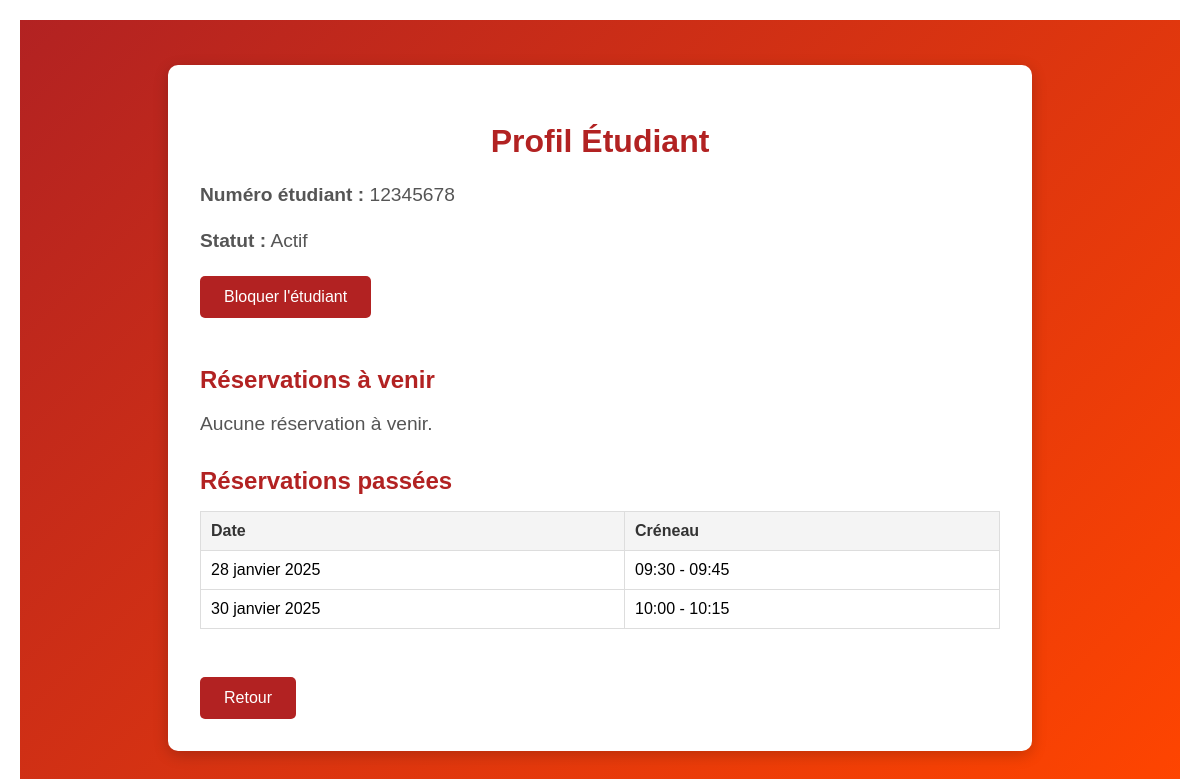
The page /profilEtudiant/12345678/ (signed in) on the database as committed earlier.
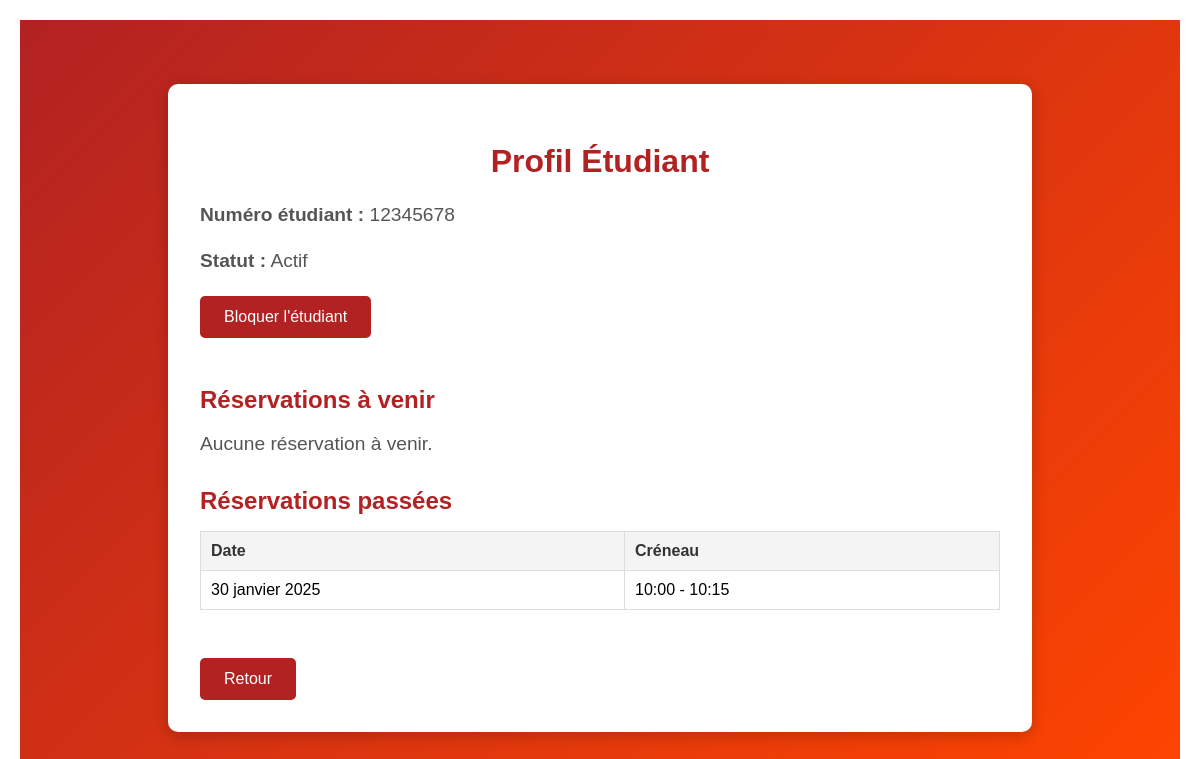
The same page on the database as committed later.
### Reservation/models.py (models this page shows, shortened)
class Reservation(models.Model):
    etudiant = models.ForeignKey('Etudiant', models.DO_NOTHING)
    box_id = models.IntegerField()
    date_field= models.DateField(db_column='date_')
    creneau = models.ForeignKey('Creneau', models.DO_NOTHING)
    admin_field = models.BooleanField(db_column='admin_')
    class Meta:
        managed = False
        db_table = 'Reservation'

class Creneau(models.Model):
    heure_debut = models.TimeField()
    heure_fin = models.TimeField()
    class Meta:
        managed = False
        db_table = 'Creneau'

### Reservation/views.py (the view)
# urls.py: path('profilEtudiant/<str:student_number>/', views.profilEtudiant, name='profilEtudiant'),
def profilEtudiant(request, student_number):
    etudiant = get_object_or_404(Etudiant, num_etudiant=student_number)
    is_admin = request.session.get('is_admin', False)
    current_student = request.session.get('NumEtud', '')
    if not (is_admin or current_student == student_number):
        return render(request, 'erreur.html', {
            'title': 'Accès refusé',
            'error': "Vous n'êtes pas autorisé à consulter ce profil.",
            'action_url': reverse('index'),
        })
    reservations_a_venir = Reservation.objects.filter(
        etudiant=etudiant,
        date_field__gte=timezone.now().date()
    )
    reservations_passees = Reservation.objects.filter(
        etudiant=etudiant,
        date_field__lt=timezone.now().date()
    )
    context = {
        'title': 'Profil Étudiant',
        'student': etudiant,
        'reservations_a_venir': reservations_a_venir,
        'reservations_passees': reservations_passees,
        'is_admin': is_admin,
    }
    return render(request, 'profilEtudiant.html', context)

### Reservation/templates/profilEtudiant.html (shortened to what this page needs)
{% extends 'base.html' %}
{% block content %}
<div class="profile-container">
    <div class="profile-box">
        <h2>Profil Étudiant</h2>
        <p><strong>Numéro étudiant :</strong> {{ student.num_etudiant }}</p>
        <p><strong>Statut :</strong> {% if student.autorise %}Actif{% else %}<span class="blocked">Bloqué</span>{% endif %}</p>
        {% if is_admin %}
            <form action="{% url 'toggleBlockStudent' student.num_etudiant %}" method="post">
                <button type="submit" class="block-button">
                    {% if student.autorise %}Bloquer l'étudiant{% else %}Débloquer l'étudiant{% endif %}
                </button>
            </form>
        {% endif %}
        <div class="section">
            <h3>Réservations à venir</h3>
            {% if reservations_a_venir %}
            <table>
                <thead>
                    <tr>
                        <th>Date</th>
                        <th>Créneau</th>
                    </tr>
                </thead>
                <tbody>
                    {% for reservation in reservations_a_venir %}
                    <tr>
                        <td>{{ reservation.date_field }}</td>
                        <td>{{ reservation.creneau.heure_debut }} - {{ reservation.creneau.heure_fin }}</td>
                    </tr>
                    {% endfor %}
                </tbody>
            </table>
            {% else %}
            <p>Aucune réservation à venir.</p>
            {% endif %}
        </div>
        <div class="section">
            <h3>Réservations passées</h3>
            {% if reservations_passees %}
            <table>
                <thead>
                    <tr>
                        <th>Date</th>
                        <th>Créneau</th>
                    </tr>
                </thead>
                <tbody>
                    {% for reservation in reservations_passees %}
                    <tr>
                        <td>{{ reservation.date_field }}</td>
                        <td>{{ reservation.creneau.heure_debut }} - {{ reservation.creneau.heure_fin }}</td>
                    </tr>
                    {% endfor %}
                </tbody>
            </table>
            {% else %}
            <p>Aucune réservation passée.</p>
            {% endif %}
        </div>
            <a href="{% if is_admin %}{% url 'profilAdmin' %}{% else %}{% url 'vueCalendrier' %}{% endif %}" class="back-button">Retour</a>
    </div>
</div>
{% endblock %}

Rows that differ between the two databases and show on the page:
removed Reservation: date_field "28 janvier 2025", creneau.heure_debut "09:30", creneau.heure_fin "09:45"
